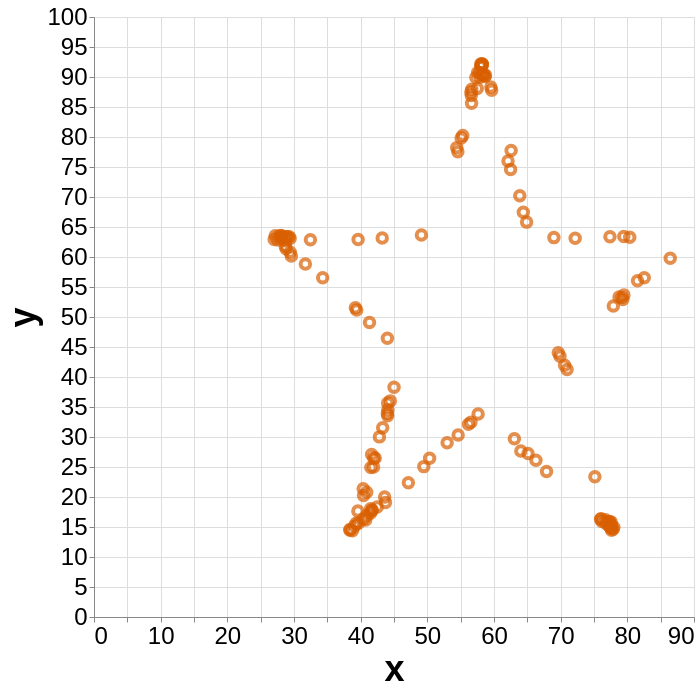

The specification (Vega-Lite) saved for this image:
### Vega-Lite specification from a JSON file in a GitHub repository (floating-point values rounded to 4 significant figures; data arrays with more than 128 entries replaced by an {"elided": "..."} marker saying what was removed)
{"config": {"view": {}, "mark": {}, "axis": {"labelFontSize": 24, "titleFontSize": 36}}, "data": {"name": "data-6090e036b3069a0f3b2c61da394b6e6c"}, "mark": {"type": "point", "color": "#d95f02"}, "encoding": {"size": {"value": 90}, "strokeWidth": {"value": 4}, "x": {"type": "quantitative", "field": "x"}, "y": {"type": "quantitative", "field": "y"}}, "height": 600, "width": 600, "$schema": "https://vega.github.io/schema/vega-lite/v5.json", "datasets": {"data-6090e036b3069a0f3b2c61da394b6e6c": {"elided": "142 records"}}}
